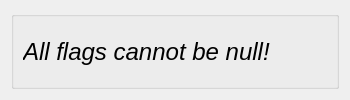
<?xml version="1.0" encoding="UTF-8"?>
<ui version="4.0">
 <class>Dialog</class>
 <widget class="QDialog" name="Dialog">
  <property name="geometry">
   <rect>
    <x>0</x>
    <y>0</y>
    <width>350</width>
    <height>100</height>
   </rect>
  </property>
  <property name="minimumSize">
   <size>
    <width>350</width>
    <height>100</height>
   </size>
  </property>
  <property name="maximumSize">
   <size>
    <width>350</width>
    <height>100</height>
   </size>
  </property>
  <property name="windowTitle">
   <string>Dialog</string>
  </property>
  <layout class="QHBoxLayout" name="horizontalLayout">
   <item>
    <widget class="QGroupBox" name="groupBox">
     <property name="title">
      <string/>
     </property>
     <layout class="QHBoxLayout" name="horizontalLayout_2">
      <item>
       <widget class="QLabel" name="label">
        <property name="font">
         <font>
          <family>Liberation Sans</family>
          <pointsize>18</pointsize>
          <italic>true</italic>
         </font>
        </property>
        <property name="text">
         <string>All flags cannot be null!</string>
        </property>
       </widget>
      </item>
     </layout>
    </widget>
   </item>
  </layout>
 </widget>
 <resources/>
 <connections/>
</ui>
